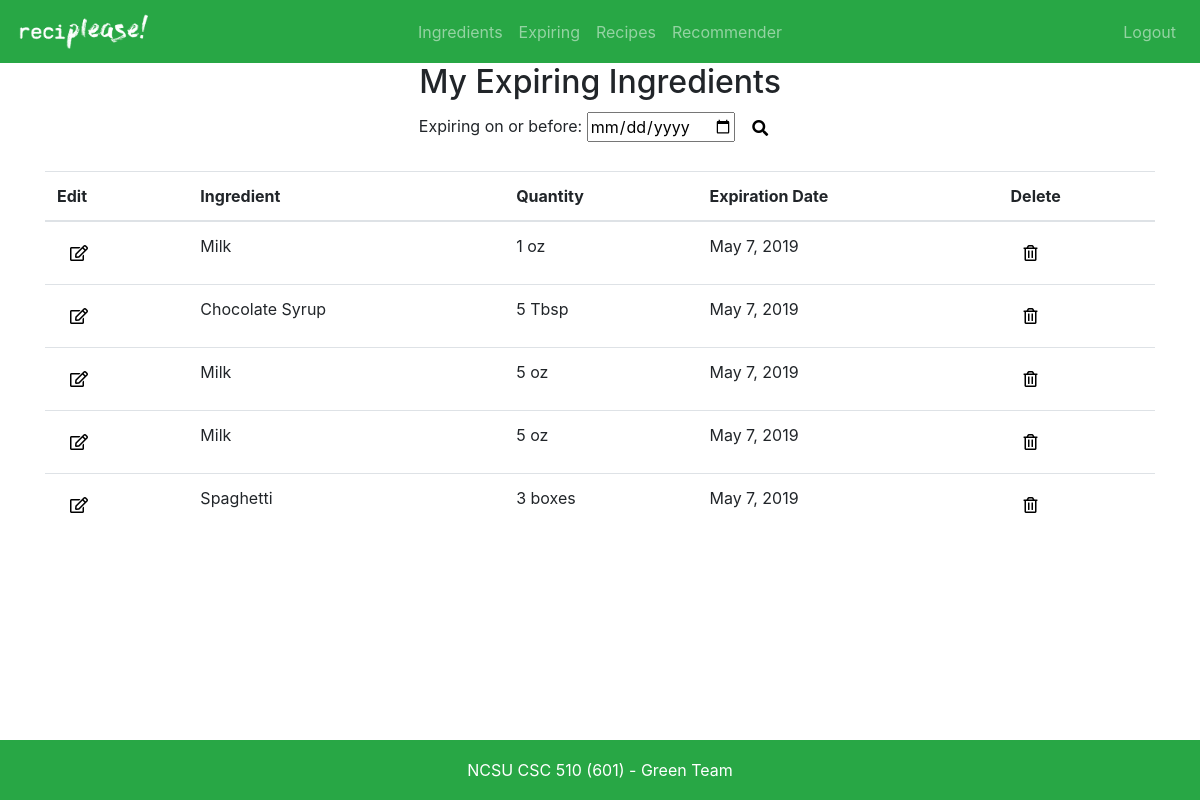
/ingredients/expiring/ (signed in), run on the app's committed database.
### ingredients/models.py (models this page shows, shortened)
class UserIngredient(models.Model):
    ingredient = models.ForeignKey('Ingredient', on_delete=models.SET_NULL, null=True)
    user =  models.ForeignKey(settings.AUTH_USER_MODEL, on_delete=models.CASCADE)
    quantity = models.PositiveIntegerField()
    exp_date = models.DateField(default=one_month_from_today, blank=True, null=True)

class Ingredient(models.Model):
    name = models.CharField(max_length=200)
    quantity_units = models.CharField(max_length=200) # Type of units for ingredient (oz, lbs, units, etc)
    def __str__(self):
        return self.name

### ingredients/views.py (the view)
# urls.py: path('expiring/', views.expiring_ingredients, name='expiring_user_ingredient_list')
def expiring_ingredients(request):
    expiring_user_ingredients = UserIngredient.objects.filter(user=request.user).select_related('ingredient').order_by('exp_date') # Get all ingredients for this user
    return render(request, 'ingredients/expiring_user_ingredient_list.html', {'expiring_user_ingredients': expiring_user_ingredients})

### ingredients/templates/ingredients/expiring_user_ingredient_list.html (shortened to what this page needs)
{% extends 'base.html' %}
{% block content %}
<div class="container">
    <h2 align="center">My Expiring Ingredients</h2>
    <form align="center" >
        Expiring on or before:
        <input type="date" id="expiry_date" name="exp_date">
        <button type="button" id="expiry_search" class="btn btn-default" style="background:none">
            <span class="fas fa-search"></span>
        </button>
</form><br>
    <table class="table">
        <thead>
            <tr>
                <th scope="col">Edit</th>
                <th scope="col">Ingredient</th>
                <th scope="col">Quantity</th>
                <th scope="col">Expiration Date</th>
                <th scope="col">Delete</th>
            </tr>
        </thead>
        <tbody id="exp_table">
            {% for user_ingredient in expiring_user_ingredients %}
            <tr >
                <th scope="row">
                    <button type="button"  class="btn btn-default" style="background:none">
                        <span class="far fa-edit"></span>
                    </button>
                </th>
                <td>{{ user_ingredient.ingredient }}</td>
                <td>{{ user_ingredient.quantity }} {{ user_ingredient.ingredient.quantity_units }}</td>
                <td>{{ user_ingredient.exp_date }}</td>
                <td>
                    <button type="button"  class="btn btn-default" style="background:none">
                        <span class="far fa-trash-alt"></span>
                    </button>
                </td>
            </tr>
            {% endfor %}
        </tbody>
    </table>
</div>
{% endblock %}

### templates/base.html (shortened to what this page needs)
{% load static %}
<!DOCTYPE html>
<html>
<head>
    <link rel="stylesheet" href="https://stackpath.bootstrapcdn.com/bootstrap/4.1.3/css/bootstrap.min.css"
>
    <link rel="stylesheet" href="https://use.fontawesome.com/releases/v5.8.1/css/all.css">
    <link rel="stylesheet" href="{% static 'css/reciplease.css' %}">
</head>
<body>
    {% include 'navbar.html' %}
    {% block content %}
    {% endblock %}
</body>
<footer class="footer bg-success">
    <div class="container">
        <span >NCSU CSC 510 (601) - Green Team</span>
    </div>
</footer>
</html>

### templates/navbar.html (shortened to what this page needs)
{% load staticfiles %}
<nav class="navbar navbar-expand-md navbar-dark bg-success">
    <a class="navbar-brand d-flex w-50 mr-auto" href="{% url 'home' %}">
        <img src="{% static 'media/logo_white.png' %}" width="135" height="37" border="0">
    </a>
    <div class="navbar-collapse collapse w-100" id="collapsingNavbar">
        {% if user.is_authenticated %}
        <ul class="navbar-nav w-100 justify-content-center">
            <li class="nav-item">
                <a class="nav-link" href="{% url 'user_ingredient_list' %}">Ingredients</a>
            </li>
            <li class="nav-item">
                <a class="nav-link" href="{% url 'expiring_user_ingredient_list' %}">Expiring</a>
            </li>
            <li class="nav-item">
                <a class="nav-link" href="{% url 'recipe_list' %}">Recipes</a>
            </li>
            <li class="nav-item">
                <a class="nav-link" href="{% url 'search' %}">Recommender</a>
            </li>
        </ul>
        {% endif %}
        <ul class="nav navbar-nav ml-auto w-100 justify-content-end">
            {% if user.is_authenticated %}
            <li class="nav-item">
                <a class="nav-link" href="{% url 'logout' %}">Logout</a>
            </li>
            {% else %}
            <li class="nav-item">
                <a class="nav-link" href="{% url 'login' %}">Login</a>
            </li>
            {% endif %}
        </ul>
    </div>
</nav>

### static/css/reciplease.css (style rules this page uses)
.footer { position: absolute; bottom: 0; width: 100%; height: 60px; line-height: 60px; text-align: center; color:#FFFFFF; }

### data on the page
UserIngredient: ingredient "Milk", quantity "1", ingredient.quantity_units "oz", exp_date "May 7, 2019"
UserIngredient: ingredient "Chocolate Syrup", quantity "5", ingredient.quantity_units "Tbsp", exp_date "May 7, 2019"
UserIngredient: ingredient "Milk", quantity "5", ingredient.quantity_units "oz", exp_date "May 7, 2019"
UserIngredient: ingredient "Milk", quantity "5", ingredient.quantity_units "oz", exp_date "May 7, 2019"
UserIngredient: ingredient "Spaghetti", quantity "3", ingredient.quantity_units "boxes", exp_date "May 7, 2019"
